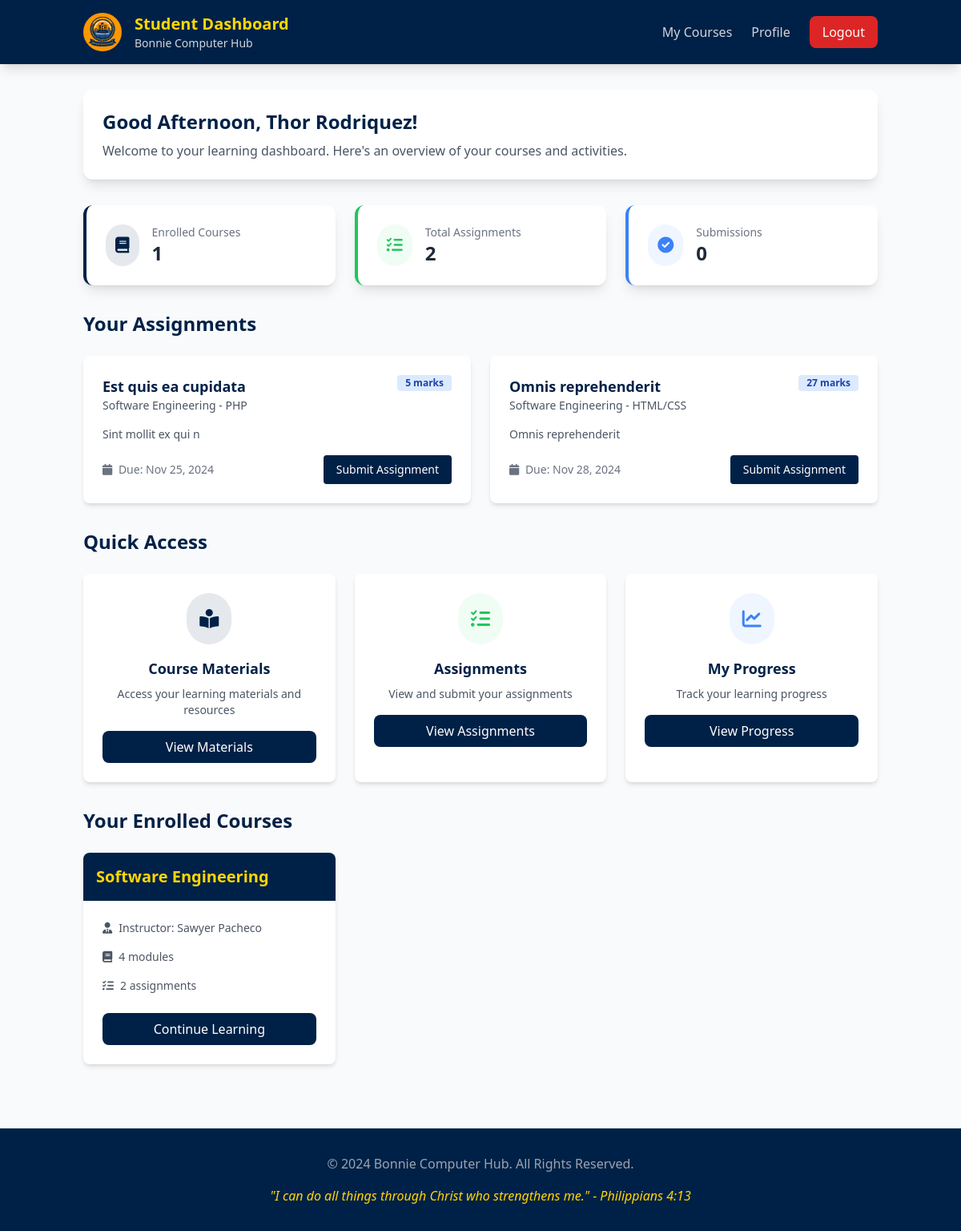
The page /LMS/student/dashboard.php (signed in) on the database its author committed.
### tables this page shows
CREATE TABLE `users` (
  `id` int(11) NOT NULL,
  `name` varchar(255) NOT NULL,
  `email` varchar(255) NOT NULL,
  `password` varchar(255) NOT NULL,
  `role` enum('student','instructor','admin') NOT NULL,
  `profile_image` varchar(255) DEFAULT NULL,
  `bio` text DEFAULT NULL,
  `created_at` timestamp NOT NULL DEFAULT current_timestamp()
);

CREATE TABLE `assignments` (
  `id` int(11) NOT NULL,
  `module_id` int(11) NOT NULL,
  `title` varchar(255) NOT NULL,
  `description` text NOT NULL,
  `instructions` text NOT NULL,
  `due_date` datetime NOT NULL,
  `marks` int(11) NOT NULL,
  `created_at` timestamp NOT NULL DEFAULT current_timestamp()
);

CREATE TABLE `courses` (
  `id` int(11) NOT NULL,
  `course_name` varchar(255) NOT NULL,
  `description` text NOT NULL,
  `created_by` int(11) NOT NULL,
  `status` enum('active','inactive') DEFAULT 'active',
  `created_at` timestamp NOT NULL DEFAULT current_timestamp()
);

CREATE TABLE `course_modules` (
  `id` int(11) NOT NULL,
  `course_id` int(11) NOT NULL,
  `module_name` varchar(255) NOT NULL,
  `module_description` text NOT NULL,
  `module_order` int(11) NOT NULL,
  `created_at` timestamp NOT NULL DEFAULT current_timestamp()
);

### LMS/student/dashboard.php (the view, shortened to what this page needs)
<?php
require_once '../includes/db_connect.php';
$student_id = $_SESSION['user_id'];
$name_query = $pdo->prepare("SELECT name FROM users WHERE id = ?");
$name_query->execute([$student_id]);
$user_data = $name_query->fetch(PDO::FETCH_ASSOC);
$user_name = $user_data ? $user_data['name'] : 'Student';
$hour = date('H');
if ($hour < 12) {
    $greeting = 'Good Morning';
} elseif ($hour < 18) {
    $greeting = 'Good Afternoon';
} else {
    $greeting = 'Good Evening';
}
$enrolled_query = $pdo->prepare("
    SELECT COUNT(*) FROM enrollments
    WHERE user_id = ?
");
$enrolled_query->execute([$student_id]);
$enrolled_count = $enrolled_query->fetchColumn();
$assignments_query = $pdo->prepare("
    SELECT COUNT(*) FROM assignments a
    JOIN course_modules m ON a.module_id = m.id
    JOIN courses c ON m.course_id = c.id
    JOIN enrollments e ON c.id = e.course_id
    WHERE e.user_id = ?
");
$assignments_query->execute([$student_id]);
$total_assignments = $assignments_query->fetchColumn();
$submissions_query = $pdo->prepare("
    SELECT COUNT(*) FROM submissions
    WHERE student_id = ?
");
$submissions_query->execute([$student_id]);
$submissions_count = $submissions_query->fetchColumn();
$courses_query = $pdo->prepare("
    SELECT
        c.id,
        c.course_name,
        c.description,
        u.name as instructor_name,
        e.enrollment_date,
        (SELECT COUNT(*) FROM course_modules WHERE course_id = c.id) as total_modules,
        (SELECT COUNT(*) FROM assignments a
         JOIN course_modules m ON a.module_id = m.id
         WHERE m.course_id = c.id) as total_assignments
    FROM courses c
    JOIN enrollments e ON c.id = e.course_id
    JOIN users u ON c.created_by = u.id
    WHERE e.user_id = ?
    ORDER BY e.enrollment_date DESC
");
$courses_query->execute([$student_id]);
$enrolled_courses = $courses_query->fetchAll(PDO::FETCH_ASSOC);
$assignments_query = $pdo->prepare("
    SELECT
        a.id,
        a.title,
        a.description,
        a.due_date,
        a.marks,
        c.course_name,
        m.module_name
    FROM assignments a
    JOIN course_modules m ON a.module_id = m.id
    JOIN courses c ON m.course_id = c.id
    JOIN enrollments e ON c.id = e.course_id
    LEFT JOIN submissions s ON a.id = s.assignment_id AND s.student_id = e.user_id
    WHERE e.user_id = ?
    AND s.id IS NULL
    ORDER BY a.due_date ASC LIMIT 2
");
$assignments_query->execute([$student_id]);
$assignments = $assignments_query->fetchAll(PDO::FETCH_ASSOC);
?>
<!DOCTYPE html>
<html lang="en" class="scroll-smooth">
<head>
    <script src="https://cdn.tailwindcss.com"></script>
    <link rel="stylesheet" href="https://cdnjs.cloudflare.com/ajax/libs/font-awesome/6.0.0/css/all.min.css">
</head>
<body class="bg-gray-50">
    <header class="bg-primary shadow-lg sticky top-0 z-50">
        <div class="container mx-auto px-4">
            <div class="flex items-center justify-between py-4">
                <div class="flex items-center space-x-4">
                    <img src="../images/BCH.jpg" alt="BCH Logo" class="h-12 w-12 rounded-full">
                    <div>
                        <a href="dashboard.php" class="text-xl font-bold text-secondary">Student Dashboard</a>
                        <p class="text-gray-300 text-sm">Bonnie Computer Hub</p>
                    </div>
                </div>
                <nav class="hidden md:flex items-center space-x-6">
                    <a href="courses.php" class="text-gray-300 hover:text-secondary transition">My Courses</a>
                    <a href="profile.php" class="text-gray-300 hover:text-secondary transition">Profile</a>
                    <a href="../logout.php" class="px-4 py-2 bg-red-600 text-white rounded-lg hover:bg-red-700 transition">Logout</a>
                </nav>
            </div>
        </div>
    </header>
    <main class="container mx-auto px-4 py-8">
        <div class="bg-white rounded-xl shadow-lg p-6 mb-8">
            <h1 class="text-2xl font-bold text-primary mb-2">
                <?= $greeting . ', ' . htmlspecialchars($user_name) ?>!
            </h1>
            <p class="text-gray-600">Welcome to your learning dashboard. Here's an overview of your courses and activities.</p>
        </div>
        <div class="grid grid-cols-1 md:grid-cols-3 gap-6 mb-8">
            <div class="bg-white p-6 rounded-xl shadow-lg border-l-4 border-primary">
                <div class="flex items-center">
                    <div class="bg-primary/10 p-3 rounded-full">
                        <i class="fas fa-book text-primary text-xl"></i>
                    </div>
                    <div class="ml-4">
                        <h4 class="text-gray-500 text-sm">Enrolled Courses</h4>
                        <p class="text-2xl font-bold text-gray-800"><?= $enrolled_count ?></p>
                    </div>
                </div>
            </div>
            <div class="bg-white p-6 rounded-xl shadow-lg border-l-4 border-green-500">
                <div class="flex items-center">
                    <div class="bg-green-50 p-3 rounded-full">
                        <i class="fas fa-tasks text-green-500 text-xl"></i>
                    </div>
                    <div class="ml-4">
                        <h4 class="text-gray-500 text-sm">Total Assignments</h4>
                        <p class="text-2xl font-bold text-gray-800"><?= $total_assignments ?></p>
                    </div>
                </div>
            </div>
            <div class="bg-white p-6 rounded-xl shadow-lg border-l-4 border-blue-500">
                <div class="flex items-center">
                    <div class="bg-blue-50 p-3 rounded-full">
                        <i class="fas fa-check-circle text-blue-500 text-xl"></i>
                    </div>
                    <div class="ml-4">
                        <h4 class="text-gray-500 text-sm">Submissions</h4>
                        <p class="text-2xl font-bold text-gray-800"><?= $submissions_count ?></p>
                    </div>
                </div>
            </div>
        </div>
        <div class="mb-8">
            <h2 class="text-2xl font-bold text-primary mb-6">Your Assignments</h2>
            <?php if (empty($assignments)): ?>
                <div class="bg-white rounded-lg shadow-md p-6 text-center">
                    <p class="text-gray-500">No assignments available yet.</p>
                </div>
            <?php else: ?>
                <div class="grid md:grid-cols-2 gap-6">
                    <?php foreach ($assignments as $assignment): ?>
                        <div class="bg-white rounded-lg shadow-md p-6">
                            <div class="flex justify-between items-start mb-4">
                                <div>
                                    <h3 class="font-bold text-lg text-primary">
                                        <?= htmlspecialchars($assignment['title']) ?>
                                    </h3>
                                    <p class="text-sm text-gray-600">
                                        <?= htmlspecialchars($assignment['course_name']) ?> -
                                        <?= htmlspecialchars($assignment['module_name']) ?>
                                    </p>
                                </div>
                                <span class="bg-blue-100 text-blue-800 text-xs font-semibold px-2.5 py-0.5 rounded">
                                    <?= $assignment['marks'] ?> marks
                                </span>
                            </div>
                            <p class="text-gray-600 text-sm mb-4">
                                <?= htmlspecialchars($assignment['description']) ?>
                            </p>
                            <div class="flex justify-between items-center">
                                <div class="text-sm text-gray-500">
                                    <i class="fas fa-calendar mr-1"></i>
                                    Due: <?= date('M j, Y', strtotime($assignment['due_date'])) ?>
                                </div>
                                <a href="submit_assignment.php?id=<?= $assignment['id'] ?>"
                                   class="bg-primary text-white px-4 py-2 rounded hover:bg-opacity-90 transition text-sm">
                                    Submit Assignment
                                </a>
                            </div>
                        </div>
                    <?php endforeach; ?>
                </div>
            <?php endif; ?>
        </div>
        <div class="mb-8">
            <h2 class="text-2xl font-bold text-primary mb-6">Quick Access</h2>
            <div class="grid md:grid-cols-3 gap-6">
                <div class="bg-white rounded-lg shadow-md p-6 hover:shadow-lg transition-shadow">
                    <div class="flex flex-col items-center text-center">
                        <div class="bg-primary/10 p-4 rounded-full mb-4">
                            <i class="fas fa-book-reader text-primary text-2xl"></i>
                        </div>
                        <h3 class="text-lg font-semibold text-primary mb-2">Course Materials</h3>
                        <p class="text-gray-600 text-sm mb-4">Access your learning materials and resources</p>
                        <a href="course_materials.php"
                           class="w-full bg-primary text-white px-4 py-2 rounded-lg hover:bg-opacity-90 transition text-center">
                            View Materials
                        </a>
                    </div>
                </div>
                <div class="bg-white rounded-lg shadow-md p-6 hover:shadow-lg transition-shadow">
                    <div class="flex flex-col items-center text-center">
                        <div class="bg-green-50 p-4 rounded-full mb-4">
                            <i class="fas fa-tasks text-green-500 text-2xl"></i>
                        </div>
                        <h3 class="text-lg font-semibold text-primary mb-2">Assignments</h3>
                        <p class="text-gray-600 text-sm mb-4">View and submit your assignments</p>
                        <a href="assignments.php"
                           class="w-full bg-primary text-white px-4 py-2 rounded-lg hover:bg-opacity-90 transition text-center">
                            View Assignments
                        </a>
                    </div>
                </div>
                <div class="bg-white rounded-lg shadow-md p-6 hover:shadow-lg transition-shadow">
                    <div class="flex flex-col items-center text-center">
                        <div class="bg-blue-50 p-4 rounded-full mb-4">
                            <i class="fas fa-chart-line text-blue-500 text-2xl"></i>
                        </div>
                        <h3 class="text-lg font-semibold text-primary mb-2">My Progress</h3>
                        <p class="text-gray-600 text-sm mb-4">Track your learning progress</p>
                        <a href="progress.php"
                           class="w-full bg-primary text-white px-4 py-2 rounded-lg hover:bg-opacity-90 transition text-center">
                            View Progress
                        </a>
                    </div>
                </div>
            </div>
        </div>
        <h2 class="text-2xl font-bold text-primary mb-6">Your Enrolled Courses</h2>
        <?php if (empty($enrolled_courses)): ?>
            <div class="bg-white rounded-lg shadow-md p-6 text-center">
                <p class="text-gray-500 mb-4">You haven't enrolled in any courses yet.</p>
                <a href="../pages/courses.php"
                   class="inline-block bg-primary text-white px-6 py-2 rounded-lg hover:bg-opacity-90 transition">
                    Browse Available Courses
                </a>
            </div>
        <?php else: ?>
            <div class="grid md:grid-cols-2 lg:grid-cols-3 gap-6">
                <?php foreach ($enrolled_courses as $course): ?>
                    <div class="bg-white rounded-lg shadow-md overflow-hidden">
                        <div class="bg-primary p-4">
                            <h3 class="text-xl font-bold text-secondary">
                                <?= htmlspecialchars($course['course_name']) ?>
                            </h3>
                        </div>
                        <div class="p-6">
                            <div class="space-y-4">
                                <div class="flex items-center text-sm text-gray-600">
                                    <i class="fas fa-user-tie mr-2"></i>
                                    <span>Instructor: <?= htmlspecialchars($course['instructor_name']) ?></span>
                                </div>
                                <div class="flex items-center text-sm text-gray-600">
                                    <i class="fas fa-book mr-2"></i>
                                    <span><?= $course['total_modules'] ?> modules</span>
                                </div>
                                <div class="flex items-center text-sm text-gray-600">
                                    <i class="fas fa-tasks mr-2"></i>
                                    <span><?= $course['total_assignments'] ?> assignments</span>
                                </div>
                            </div>
                            <a href="view_course.php?id=<?= $course['id'] ?>"
                               class="mt-6 block text-center bg-primary text-white py-2 rounded-lg hover:bg-opacity-90 transition">
                                Continue Learning
                            </a>
                        </div>
                    </div>
                <?php endforeach; ?>
            </div>
        <?php endif; ?>
    </main>
    <footer class="bg-primary text-white py-8 mt-12">
        <div class="container mx-auto px-4 text-center">
            <p class="text-gray-400 mb-4">
                &copy; <?= date("Y") ?> Bonnie Computer Hub. All Rights Reserved.
            </p>
            <p class="text-secondary italic">
                "I can do all things through Christ who strengthens me." - Philippians 4:13
            </p>
        </div>
    </footer>
</body>
</html>

### rows shown on the page
users: name "Thor Rodriquez"
assignments: title "Est quis ea cupidata", courses.course_name "Software Engineering", module.module_name "PHP", marks "5", description "Sint mollit ex qui n", due_date "Nov 25, 2024"
assignments: title "Omnis reprehenderit", courses.course_name "Software Engineering", module.module_name "HTML/CSS", marks "27", description "Omnis reprehenderit", due_date "Nov 28, 2024"
courses: course_name "Software Engineering", created_by.name "Sawyer Pacheco", total_modules "4", total_assignments "2"

### other values the page prints
$greeting "Good Afternoon"
$enrolled_count "1"
$total_assignments "2"
$submissions_count "0"
